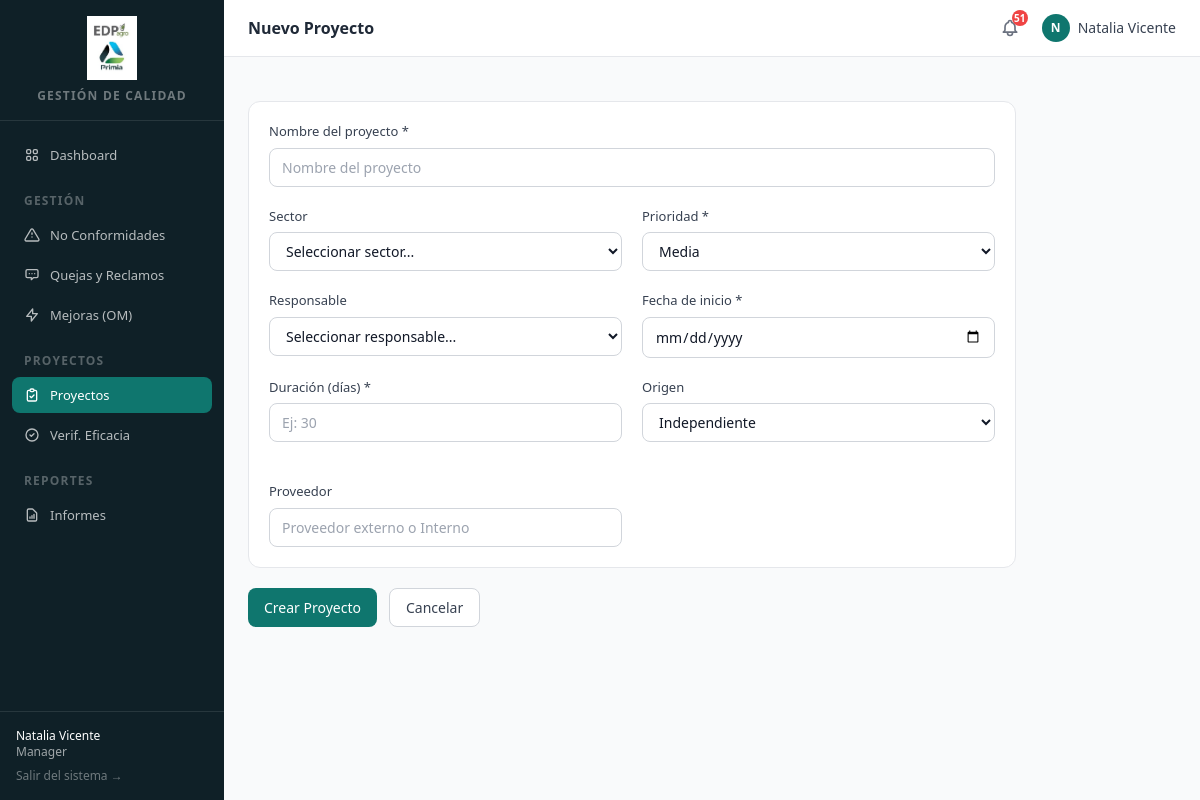
Page /proyectos/nuevo/ (signed in) on the committed database.
### apps/accounts/models.py (models this page shows, shortened)
class Usuario(AbstractUser):
    rol = models.CharField(max_length=20, choices=Rol, default=Rol.OPERARIO)
    area = models.CharField(max_length=100, blank=True)
    telefono = models.CharField(max_length=30, blank=True)
    class Meta:
        verbose_name = 'Usuario'
        verbose_name_plural = 'Usuarios'
    def __str__(self):
        return f'{self.get_full_name() or self.username} ({self.get_rol_display()})'
    @property
    def es_calidad(self):
        return self.rol in (Rol.CALIDAD, Rol.MANAGER, Rol.ADMIN)
    @property
    def es_admin(self):
        return self.rol == Rol.ADMIN

### apps/proyectos/views.py (the view)
# urls.py: path('nuevo/', views.crear, name='crear'),
@login_required
def crear(request):
    puede_gestionar = request.user.es_calidad or request.user.is_superuser
    if not puede_gestionar:
        messages.error(request, 'Solo el área de Calidad puede crear proyectos.')
        return redirect('proyectos:lista')
    if request.method == 'POST':
        form = ProyectoForm(request.POST)
        if form.is_valid():
            p = form.save(commit=False)
            p.creado_por = request.user
            p.actualizado_por = request.user
            p.save()
            messages.success(request, f'{p.folio} creado correctamente.')
            return redirect('proyectos:detalle', pk=p.pk)
    else:
        form = ProyectoForm(initial={'fecha_inicio': timezone.now().date()})
    return render(request, 'proyectos/form.html', {
        'form': form,
        'titulo': 'Nuevo Proyecto',
        'accion': 'Crear Proyecto',
    })

### apps/core/context_processors.py (called while the page is built)
def notificaciones(request):
    if not request.user.is_authenticated:
        return {'notif_no_leidas': 0}
    count = Notificacion.objects.filter(
        usuario=request.user, leida=False
    ).count()
    return {'notif_no_leidas': count}

### apps/core/models.py (called while the page is built)
    def __str__(self):
        return self.nombre

### apps/nc/models.py (called while the page is built)
    def __str__(self):
        return f'{self.folio} - {self.descripcion[:60]}'

### apps/om/models.py (called while the page is built)
    def __str__(self):
        return f'{self.folio} - {self.descripcion[:60]}'

### templates/proyectos/form.html (shortened to what this page needs)
{% extends "base.html" %}
{% block page_title %}{{ titulo }}{% endblock %}
{% block content %}
<div class="max-w-3xl">
  <form method="post" class="space-y-5">
    <div class="card space-y-5">
      <div>
        <label class="form-label">Nombre del proyecto *</label>
        {{ form.nombre }}
      </div>
      <div class="grid grid-cols-2 gap-5">
        <div>
          <label class="form-label">Sector</label>
          {{ form.sector }}
        </div>
        <div>
          <label class="form-label">Prioridad *</label>
          {{ form.prioridad }}
        </div>
      </div>
      <div class="grid grid-cols-2 gap-5">
        <div>
          <label class="form-label">Responsable</label>
          {{ form.responsable }}
        </div>
        <div>
          <label class="form-label">Fecha de inicio *</label>
          {{ form.fecha_inicio }}
        </div>
      </div>
      <div class="grid grid-cols-2 gap-5">
        <div>
          <label class="form-label">Duración (días) *</label>
          {{ form.dias_ejecucion }}
        </div>
        <div>
          <label class="form-label">Origen</label>
          {{ form.origen }}
        </div>
      </div>
      <div class="grid grid-cols-2 gap-5">
        <div>
          <label class="form-label">Proveedor</label>
          {{ form.proveedor }}
        </div>
      </div>
    </div>
    <div class="flex gap-3">
      <button type="submit" class="btn-primary">{{ accion }}</button>
      <a href="{% url 'proyectos:lista' %}" class="btn-secondary">Cancelar</a>
    </div>
  </form>
</div>
{% endblock %}

### templates/base.html (shortened to what this page needs)
{% load static %}
<!DOCTYPE html>
<html lang="es" class="h-full bg-gray-50">
<head>
  <script src="https://cdn.tailwindcss.com"></script>
</head>
<body class="h-full flex" hx-headers='{"X-CSRFToken": "{{ csrf_token }}"}'>
  <aside class="w-56 min-h-screen flex flex-col bg-sidebar text-white shrink-0">
    <div class="px-4 py-4 border-b border-white/10">
      <img src="{% static 'img/logo_edp.jpg' %}" alt="EDP Agro" class="h-16 w-full object-contain mb-2">
      <p class="text-center text-xs text-white/40 tracking-widest uppercase font-semibold">Gestión de Calidad</p>
    </div>
    <nav class="flex-1 px-3 py-4 space-y-1 text-sm">
      {% with request.resolver_match.app_name as active_app %}
      <a href="{% url 'dashboard:index' %}"
         class="nav-link {% if active_app == 'dashboard' %}bg-primary text-white{% else %}text-white/70 hover:bg-white/10{% endif %}">
        Dashboard
      </a>
      <p class="px-3 pt-4 pb-1 text-xs text-white/30 uppercase tracking-widest font-semibold">Gestión</p>
      <a href="{% url 'nc:lista' %}"
         class="nav-link {% if active_app == 'nc' %}bg-primary text-white{% else %}text-white/70 hover:bg-white/10{% endif %}">
        <svg class="w-4 h-4" fill="none" viewBox="0 0 24 24" stroke="currentColor"><path stroke-linecap="round" stroke-linejoin="round" stroke-width="2" d="M12 9v2m0 4h.01M10.29 3.86L1.82 18a2 2 0 001.71 3h16.94a2 2 0 001.71-3L13.71 3.86a2 2 0 00-3.42 0z"/></svg>
        No Conformidades
      </a>
      <a href="{% url 'qr:lista' %}"
         class="nav-link {% if active_app == 'qr' %}bg-primary text-white{% else %}text-white/70 hover:bg-white/10{% endif %}">
        <svg class="w-4 h-4" fill="none" viewBox="0 0 24 24" stroke="currentColor"><path stroke-linecap="round" stroke-linejoin="round" stroke-width="2" d="M8 10h.01M12 10h.01M16 10h.01M9 16H5a2 2 0 01-2-2V6a2 2 0 012-2h14a2 2 0 012 2v8a2 2 0 01-2 2h-5l-3 3v-3z"/></svg>
        Quejas y Reclamos
      </a>
      <a href="{% url 'om:lista' %}"
         class="nav-link {% if active_app == 'om' %}bg-primary text-white{% else %}text-white/70 hover:bg-white/10{% endif %}">
        <svg class="w-4 h-4" fill="none" viewBox="0 0 24 24" stroke="currentColor"><path stroke-linecap="round" stroke-linejoin="round" stroke-width="2" d="M13 10V3L4 14h7v7l9-11h-7z"/></svg>
        Mejoras (OM)
      </a>
      <p class="px-3 pt-4 pb-1 text-xs text-white/30 uppercase tracking-widest font-semibold">Proyectos</p>
      <a href="{% url 'proyectos:lista' %}"
         class="nav-link {% if active_app == 'proyectos' %}bg-primary text-white{% else %}text-white/70 hover:bg-white/10{% endif %}">
        <svg class="w-4 h-4" fill="none" viewBox="0 0 24 24" stroke="currentColor"><path stroke-linecap="round" stroke-linejoin="round" stroke-width="2" d="M9 5H7a2 2 0 00-2 2v12a2 2 0 002 2h10a2 2 0 002-2V7a2 2 0 00-2-2h-2M9 5a2 2 0 002 2h2a2 2 0 002-2M9 5a2 2 0 012-2h2a2 2 0 012 2m-6 9l2 2 4-4"/></svg>
        Proyectos
      </a>
      <a href="{% url 'verificacion:lista' %}"
         class="nav-link {% if active_app == 'verificacion' %}bg-primary text-white{% else %}text-white/70 hover:bg-white/10{% endif %}">
        <svg class="w-4 h-4" fill="none" viewBox="0 0 24 24" stroke="currentColor"><path stroke-linecap="round" stroke-linejoin="round" stroke-width="2" d="M9 12l2 2 4-4m6 2a9 9 0 11-18 0 9 9 0 0118 0z"/></svg>
        Verif. Eficacia
      </a>
      <p class="px-3 pt-4 pb-1 text-xs text-white/30 uppercase tracking-widest font-semibold">Reportes</p>
      <a href="{% url 'reportes:index' %}"
         class="nav-link {% if active_app == 'reportes' %}bg-primary text-white{% else %}text-white/70 hover:bg-white/10{% endif %}">
        <svg class="w-4 h-4" fill="none" viewBox="0 0 24 24" stroke="currentColor"><path stroke-linecap="round" stroke-linejoin="round" stroke-width="2" d="M9 17v-2m3 2v-4m3 4v-6m2 10H7a2 2 0 01-2-2V5a2 2 0 012-2h5.586a1 1 0 01.707.293l5.414 5.414a1 1 0 01.293.707V19a2 2 0 01-2 2z"/></svg>
        Informes
      </a>
      {% endwith %}
    </nav>
    <div class="px-4 py-4 border-t border-white/10 text-xs text-white/60">
      <p class="font-medium text-white truncate">{{ request.user.get_full_name|default:request.user.username }}</p>
      <p class="truncate">{{ request.user.get_rol_display }}</p>
      <form method="post" action="{% url 'accounts:logout' %}" class="mt-2">
        <button type="submit" class="text-white/40 hover:text-white transition-colors">Salir del sistema →</button>
      </form>
    </div>
  </aside>
  <div class="flex-1 flex flex-col min-h-screen overflow-auto">
    <header class="sticky top-0 z-10 bg-white border-b border-gray-200 flex items-center justify-between px-6 py-3">
      <h1 class="text-base font-semibold text-gray-800">{% block page_title %}{% endblock %}</h1>
      <div class="flex items-center gap-4">
        <div class="relative" id="notif-widget">
          <button id="notif-btn"
                  hx-get="{% url 'notificaciones:panel' %}"
                  hx-target="#notif-dropdown"
                  hx-swap="innerHTML"
                  hx-trigger="click[!htmx.find('#notif-dropdown').classList.contains('notif-loaded')]"
                  onclick="toggleNotifDropdown(event)"
                  class="relative p-1.5 rounded-lg text-gray-500 hover:bg-gray-100 transition-colors">
            {% if notif_no_leidas %}
            <span id="notif-badge"
                  class="absolute -top-0.5 -right-0.5 w-4 h-4 bg-red-500 text-white text-[10px] font-bold rounded-full flex items-center justify-center">
              {{ notif_no_leidas }}
            </span>
            {% endif %}
          </button>
        </div>
        <div class="flex items-center gap-2 text-sm text-gray-700">
          <div class="w-7 h-7 rounded-full bg-primary text-white flex items-center justify-center text-xs font-bold uppercase">
            {{ request.user.username|slice:":1" }}
          </div>
          <span class="hidden sm:block font-medium">{{ request.user.get_full_name|default:request.user.username }}</span>
        </div>
      </div>
    </header>
    <main class="flex-1 px-6 py-6">
      {% block content %}{% endblock %}
    </main>
  </div>
</body>
</html>

### templates/base.html (style rules this page uses)
.nav-link { display: flex; align-items: center; gap: 0.625rem; padding: 0.5rem 0.75rem; border-radius: 0.5rem; transition: background-color 0.15s; font-size: 0.8125rem; }
.btn-primary { display: inline-flex; align-items: center; gap: 0.375rem; padding: 0.5rem 1rem; background-color: #0f766e; color: white; border-radius: 0.5rem; font-size: 0.875rem; font-weight: 500; transition: background-color 0.15s; }
.btn-secondary { display: inline-flex; align-items: center; gap: 0.375rem; padding: 0.5rem 1rem; background-color: white; color: #374151; border: 1px solid #d1d5db; border-radius: 0.5rem; font-size: 0.875rem; font-weight: 500; transition: background-color 0.15s; }
.form-input { display: block; width: 100%; padding: 0.5rem 0.75rem; border: 1px solid #d1d5db; border-radius: 0.5rem; font-size: 0.875rem; color: #111827; background-color: white; transition: border-color 0.15s, box-shadow 0.15s; }
.form-label { display: block; font-size: 0.8125rem; font-weight: 500; color: #374151; margin-bottom: 0.375rem; }
.card { background-color: white; border-radius: 0.75rem; border: 1px solid #e5e7eb; padding: 1.25rem; }

### rows in the picture
Usuario: user.get_full_name "Natalia Vicente", user.rol "Manager", user.username "N"

### other values in the picture
{{ titulo }} "Nuevo Proyecto"
{{ notif_no_leidas }} "51"
{{ accion }} "Crear Proyecto"
